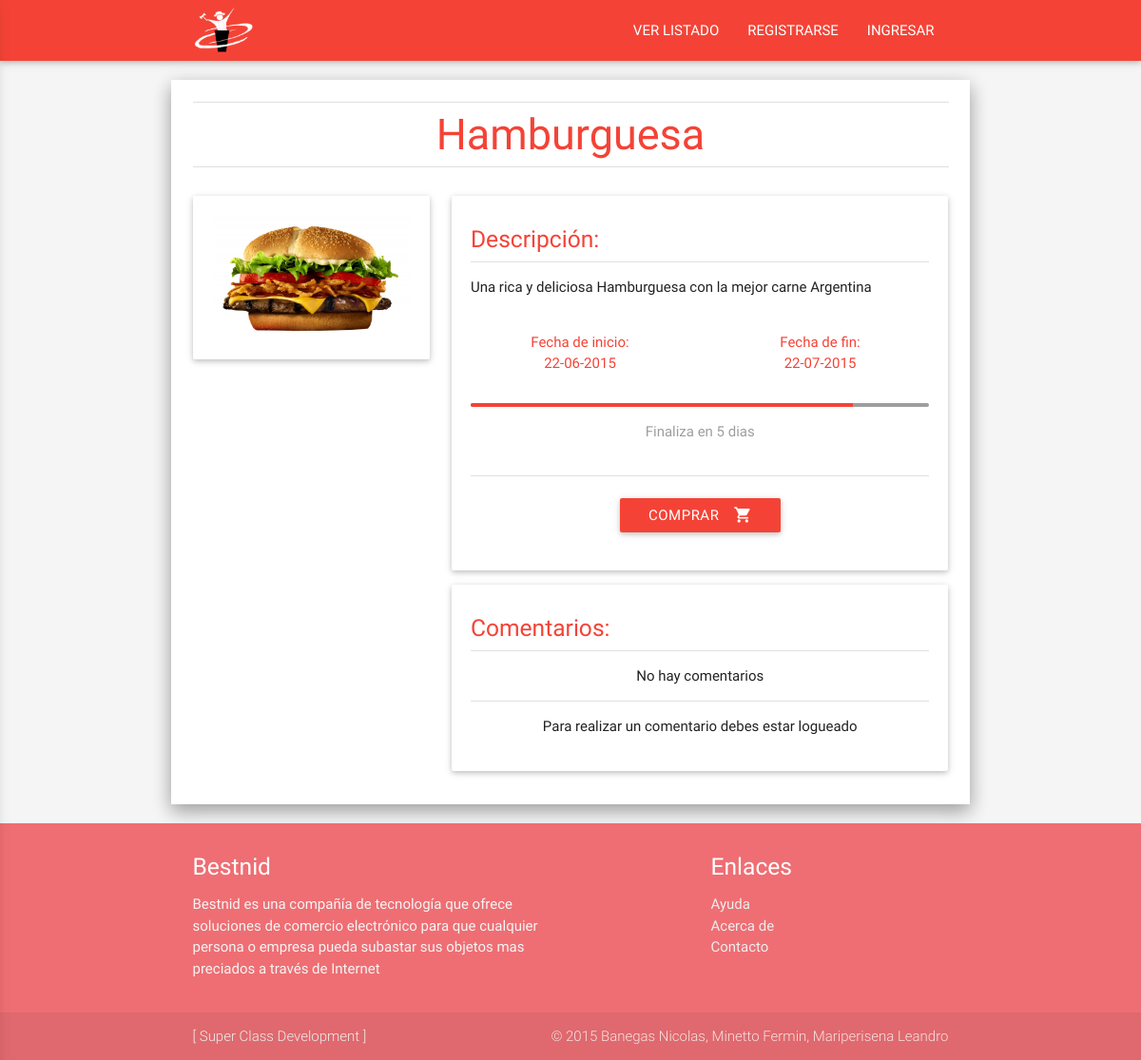
Page /Producto.php?idproducto=7 on the committed database.
### tables this page shows
CREATE TABLE IF NOT EXISTS `producto` (
  `id` int(11) NOT NULL AUTO_INCREMENT,
  `titulo` varchar(100) NOT NULL,
  `foto` varchar(150) NOT NULL,
  `descripcion` varchar(500) NOT NULL,
  `estado` smallint(6) NOT NULL,
  `fecha_ini` date NOT NULL,
  `fecha_fin` date NOT NULL,
  `id_categoria` int(11) NOT NULL,
  `id_usuario` int(11) NOT NULL,
  `id_user_ganador` int(11) NOT NULL,
  PRIMARY KEY (`id`)
);

### includes/modelo.class.php (called while the page is built, shortened)
<?php
class Modelo {
	private static $user = 'root';
	private static $pass = '1234';
	private static $host = '127.0.0.1';
	private static $dbnm = 'bestnid';
	private $con;
	function __construct() {
		$this->con = new mysqli(
			self::$host,
			self::$user,
			self::$pass,
			self::$dbnm);
		$this->con->set_charset("utf8");
	}
				else{ ?><p class="center red-text"> Contraseña Invalida </p> <?php return false;}
		?><p class="center red-text"> Usuario Invalido </p> <?php
	public function getProduct($id){
		$res = $this->con->query("SELECT * FROM producto WHERE id = '{$id}' ");
		$fila = array();
		$fila[] = $res->fetch_assoc() ;
		$resultado = $fila[0];
	return $resultado;
	}
	public function getComentarios($id){
		$res = $this->con->query("SELECT * FROM comentario WHERE id_producto = '{$id}' ");
		$resultado = array();
	return $resultado;
	}
	public function DiasRestantes($date){
		$currentdate = date('Y/m/d',time());
		$diff = abs(strtotime($date) - strtotime($currentdate));
		$days = floor(($diff / (60*60*24)));
 	return $days;
	}
	public function DiasDesdeHasta($date1,$date2){
		$diff = abs(strtotime($date1) - strtotime($date2));
		$days = floor(($diff / (60*60*24)));
 	return $days;
	}
}
?>

### Producto.php (the view, shortened to what this page needs)
<?php
include('includes/modelo.class.php');
include('includes/header.php');
$con = new Modelo();
if( isset($_REQUEST['idproducto']) && is_numeric($_REQUEST['idproducto']) ){
	$producto = $con->getProduct($_REQUEST['idproducto']);
	$comentarios = $con->getComentarios($_REQUEST['idproducto']);
	if ($producto){
?>
<br>
<li class="divider"></li>
<div class="center">
	<span class="red-text lighten-2" style="font-size:3rem"> <?php echo $producto['titulo']; ?> </span>
</div>
<li class="divider"></li>
<br>
<div class="row">
	<div class="col s12 m5 l4">
		<img class="materialboxed responsive-img card-panel" width="500" src="<?php echo $producto['foto']; ?>">
	</div>
	<div class="col s12 m7 l8">
		<div class="card-panel">
			<div class="row" >
				<div class="col s12" >
					<h5 class="red-text lighten-2"> Descripción: </h5>
					<li class="divider"></li>
					<p> <?php echo $producto['descripcion']; ?> </p>
				</div>
			</div>
			<?php if($producto['estado'] == 0 ){ ?>
			<div class="row red-text center">
				<div class="col s6">
					<span>Fecha de inicio:<br> <?php echo date('d-m-Y',strtotime($producto['fecha_ini'])); ?></span>
				</div>
				<div class="col s6">
					<span>Fecha de fin:<br> <?php echo date('d-m-Y',strtotime($producto['fecha_fin'])); ?></span>
				</div>
				<?php
				$dias = $con->DiasRestantes($producto['fecha_fin'] );
				$total = $con->DiasDesdeHasta($producto['fecha_fin'],$producto['fecha_ini']);
				$progreso = 100 - ( ( $dias * 100 ) / $total ) ;
				?>
				<div class="col s12">
					<br>
					<div class="progress grey">
						<div class="determinate red" style="width:<?php echo $progreso;?>%"></div>
					</div>
					<p class="center grey-text"> Finaliza en <?php echo $dias;?> dias </p>
				</div>
			</div>
			<li class="divider"></li>
			<br>
			<div class="row center" >
				<div class="col s12" >
					<a class="red waves-effect waves-light btn" href="Comprar.php?id=<?php echo $producto['id'];?>" ><i class="mdi-action-shopping-cart right"></i>comprar</a>
				</div>
			</div>
			<?php } else{ ?>
			<div class="row red-text center">
				<b><p class="red-text">ESTA SUBASTA HA FINALIZADO</p></b>
			</div>
			<?php }  ?>
		</div>
		<div class="card-panel z-depth-1">
			<h5 class="red-text lighten-2"> Comentarios: </h5>
			<li class="divider"></li>
			<?php if (!$comentarios){  ?>
				<p class="center"> No hay comentarios</p>
			<?php } ?>
			<li class="divider"></li>
			<?php
			if (isset($_SESSION['user'])) {
				if($_SESSION['id'] == $producto['id_usuario']){ ?><p class="center"> No puedes comentar tu subasta<br> Solo puedes responder comentarios de otros usuarios una vez</p><?php }else{
			?>
			<br>
			<div class="row">
				<form method="post">
					<div class="input-field col s12">
							<textarea id="textarea1" class="materialize-textarea" length="500" name="comentario"></textarea>
							<label for="textarea1">Comentar</label>
							<input type="hidden" name="idproducto" value="<?php echo $producto['id'] ?>"> </input>
					</div>
					<div class="col s12 center">
						<button class="btn waves-effect waves-light red" type="submit" name="action">Enviar Comentario
							<i class="mdi-content-send right"></i>
						</button>
					</div>
				</form>
			</div>
			<?php } } else{ ?>
			<p class="center"> Para realizar un comentario debes estar logueado  </p>
			<?php } ?>
		</div>
	</div>
</div>
<?php
	}
	else{
		?> <br> <div class="center red-text"><h5>El producto solicitado no se encuentra disponible o ha finalizado</h5><img src="img/Error.jpg" width="250px"></img><br><a class="btn red" href="index.php">PAGINA PRINCIPAL</a><br><br></div>  <?php
	}
}
include('includes/footer.php'); ?>

### styles/main.css (style rules this page uses)
body { background-color: #f5f5f5; display: flex; min-height: 100vh; flex-direction: column; }

### rows in the picture
producto: titulo "Hamburguesa", foto (picture), descripcion "Una rica y deliciosa Hamburguesa con la mejor carne Argentina", fecha_ini "22-06-2015", fecha_fin "22-07-2015", fecha_fin "5"
